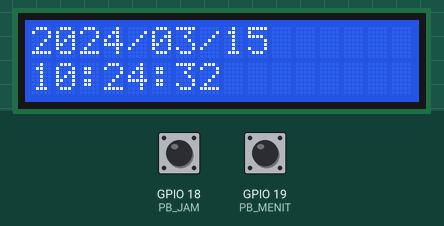
A program run on a simulated ESP32. Shown: 16×2 character LCD. The inputs (shaded band) are chosen by the test bench; at power-on: GPIO 18 (PB_JAM) HIGH, GPIO 19 (PB_MENIT) HIGH. The local clock reads 2024-03-15 10:24:30 at power-on unless the program sets it; what the program prints to the serial monitor is not drawn.

Above: at 2.7 s.
2.8 s: GPIO 18 (PB_JAM) pulled LOW for 0.15 s
At 3.8 s:
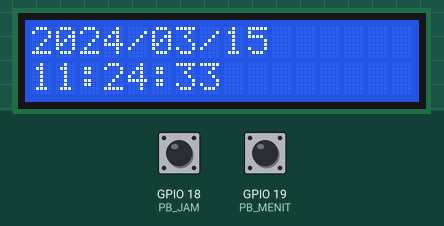
4.5 s: GPIO 19 (PB_MENIT) pulled LOW for 0.15 s
At 5.6 s:
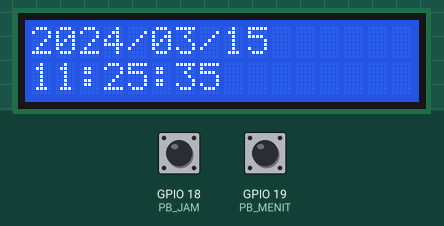
6.5 s: GPIO 18 (PB_JAM) pulled LOW for 1 s
At 8.8 s:
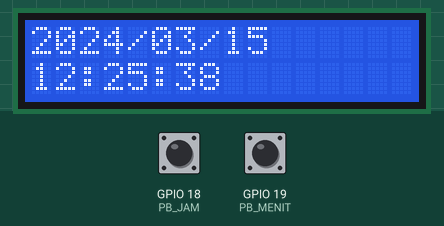
9.0 s: GPIO 19 (PB_MENIT) pulled LOW for 1 s
At 9.9 s:
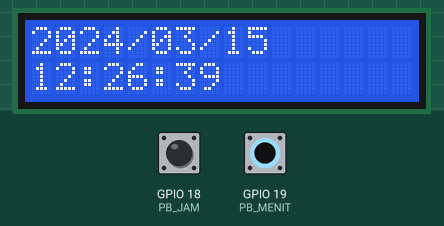
Timing chart, 0 to 12.0 s (numbered marks = the images above; inputs shaded):
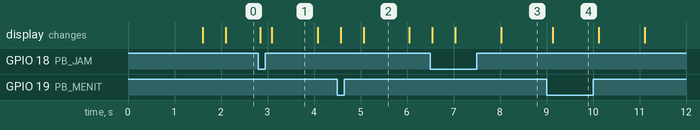

The program:

main.cpp
```cpp
#include <Arduino.h>
#include <Wire.h>
#include <LiquidCrystal_I2C.h>
#include <RTClib.h>

// ==========================
// KONFIGURASI
// ==========================

#define PB_JAM 18
#define PB_MENIT 19

LiquidCrystal_I2C lcd(0x27, 16, 2);
RTC_DS1307 rtc;

// Variabel untuk debounce tombol
bool lastJamState = HIGH;
bool lastMenitState = HIGH;

unsigned long lastDebounceJam = 0;
unsigned long lastDebounceMenit = 0;

const unsigned long debounceDelay = 200;


// ==========================
// SETUP
// ==========================

void setup() {

    Serial.begin(115200);

    // I2C ESP32
    Wire.begin(21, 22);

    // LCD
    lcd.init();
    lcd.backlight();

    // Push button
    pinMode(PB_JAM, INPUT_PULLUP);
    pinMode(PB_MENIT, INPUT_PULLUP);

    // RTC
    if (!rtc.begin()) {

        Serial.println("RTC DS1307 tidak terdeteksi!");

        lcd.setCursor(0, 0);
        lcd.print("RTC not found!");

        while (1) {
            delay(10);
        }
    }

    // Jika RTC belum berjalan
    if (!rtc.isrunning()) {

        Serial.println("RTC tidak berjalan!");

        // Atur waktu awal
        rtc.adjust(DateTime(2026, 9, 24, 19, 0, 0));
    }

    Serial.println("RTC DS1307 Ready");

    lcd.setCursor(0, 0);
    lcd.print("RTC DS1307");
    lcd.setCursor(0, 1);
    lcd.print("Ready...");

    delay(1500);

    lcd.clear();
}


// ==========================
// LOOP
// ==========================

void loop() {

    DateTime now = rtc.now();


    // =================================
    // TOMBOL JAM
    // =================================

    bool jamState = digitalRead(PB_JAM);

    if (jamState == LOW && lastJamState == HIGH) {

        if (millis() - lastDebounceJam > debounceDelay) {

            int jamBaru = now.hour() + 1;

            // Sistem 24 jam
            if (jamBaru >= 24) {
                jamBaru = 0;
            }

            rtc.adjust(DateTime(
                now.year(),
                now.month(),
                now.day(),
                jamBaru,
                now.minute(),
                now.second()
            ));

            Serial.print("Jam ditambah: ");

            if (jamBaru < 10)
                Serial.print("0");

            Serial.println(jamBaru);

            lastDebounceJam = millis();
        }
    }

    lastJamState = jamState;


    // =================================
    // TOMBOL MENIT
    // =================================

    bool menitState = digitalRead(PB_MENIT);

    if (menitState == LOW && lastMenitState == HIGH) {

        if (millis() - lastDebounceMenit > debounceDelay) {

            int menitBaru = now.minute() + 1;

            int jamBaru = now.hour();

            // Jika menit mencapai 60
            if (menitBaru >= 60) {

                menitBaru = 0;

                // Jam ikut bertambah
                jamBaru++;

                // Sistem 24 jam
                if (jamBaru >= 24) {
                    jamBaru = 0;
                }
            }

            rtc.adjust(DateTime(
                now.year(),
                now.month(),
                now.day(),
                jamBaru,
                menitBaru,
                now.second()
            ));

            Serial.print("Menit ditambah: ");

            if (jamBaru < 10)
                Serial.print("0");

            Serial.print(jamBaru);
            Serial.print(":");

            if (menitBaru < 10)
                Serial.print("0");

            Serial.println(menitBaru);

            lastDebounceMenit = millis();
        }
    }

    lastMenitState = menitState;


    // =================================
    // TAMPILKAN WAKTU DI LCD
    // =================================

    now = rtc.now();

    // Baris 1
    lcd.setCursor(0, 0);

    lcd.print(now.year());
    lcd.print("/");

    if (now.month() < 10)
        lcd.print("0");

    lcd.print(now.month());
    lcd.print("/");

    if (now.day() < 10)
        lcd.print("0");

    lcd.print(now.day());


    // Baris 2
    lcd.setCursor(0, 1);

    if (now.hour() < 10)
        lcd.print("0");

    lcd.print(now.hour());

    lcd.print(":");

    if (now.minute() < 10)
        lcd.print("0");

    lcd.print(now.minute());

    lcd.print(":");

    if (now.second() < 10)
        lcd.print("0");

    lcd.print(now.second());

    lcd.print("    ");


    delay(100);
}
```

Measured:
- what the display in image 1 shows lasts 1.0 s, from 3.1 s to 4.1 s
